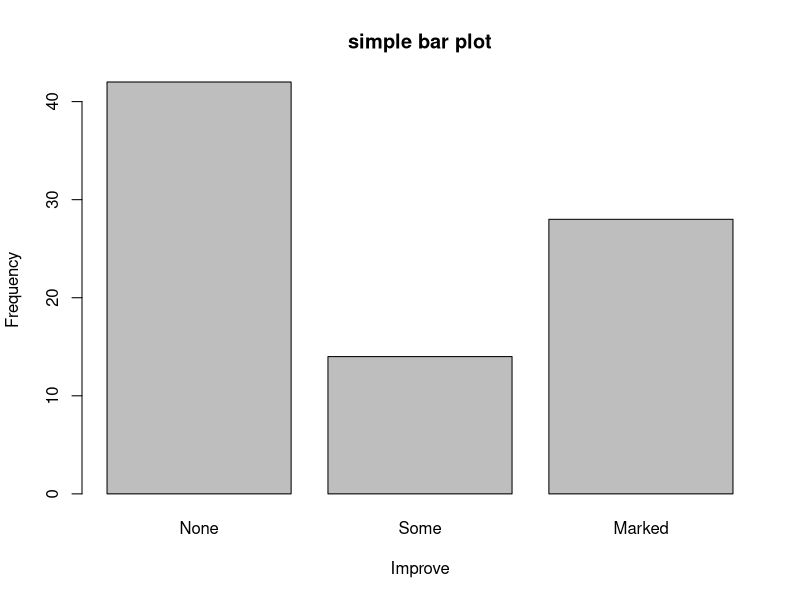
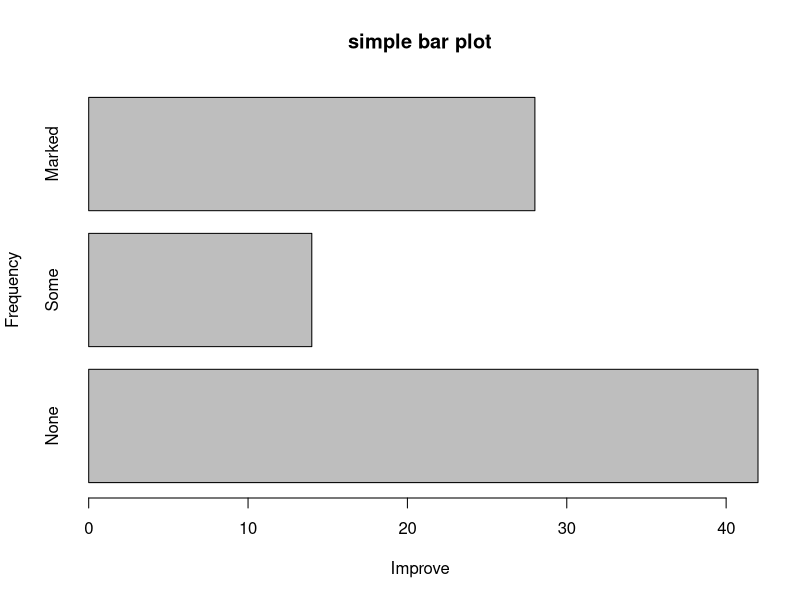
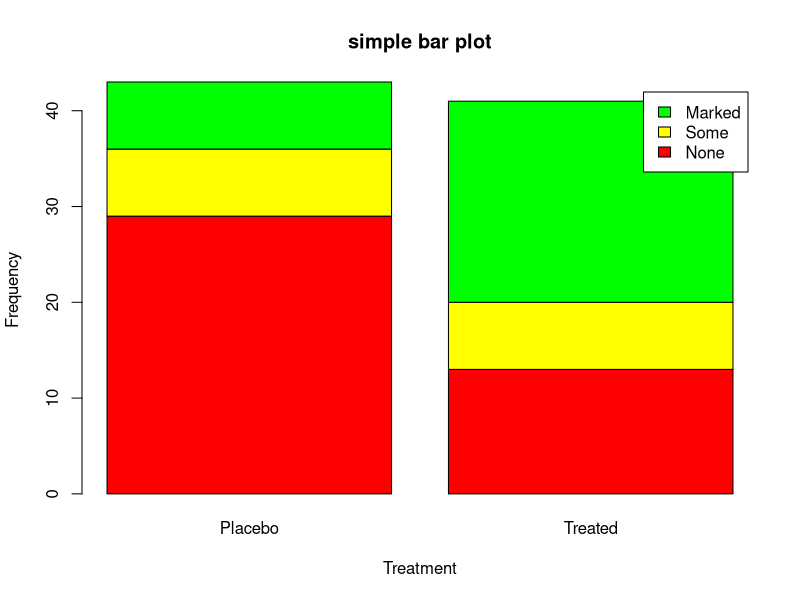
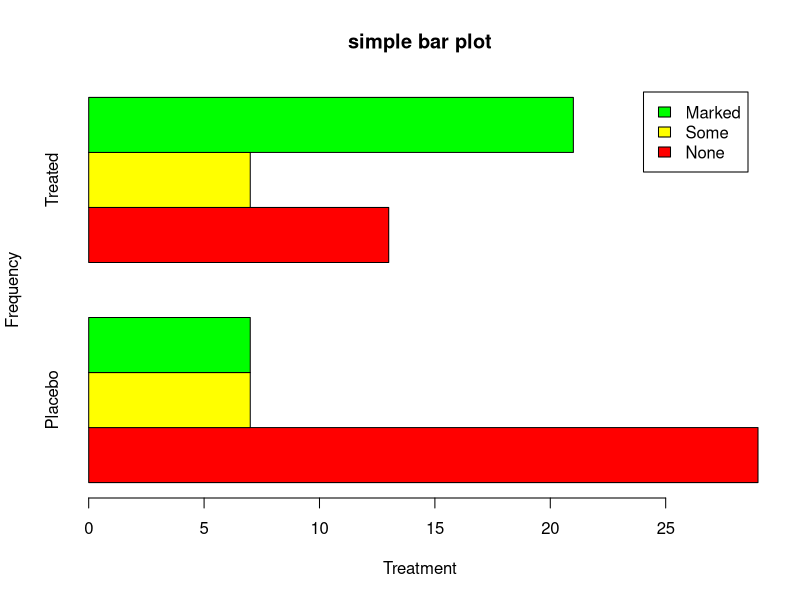
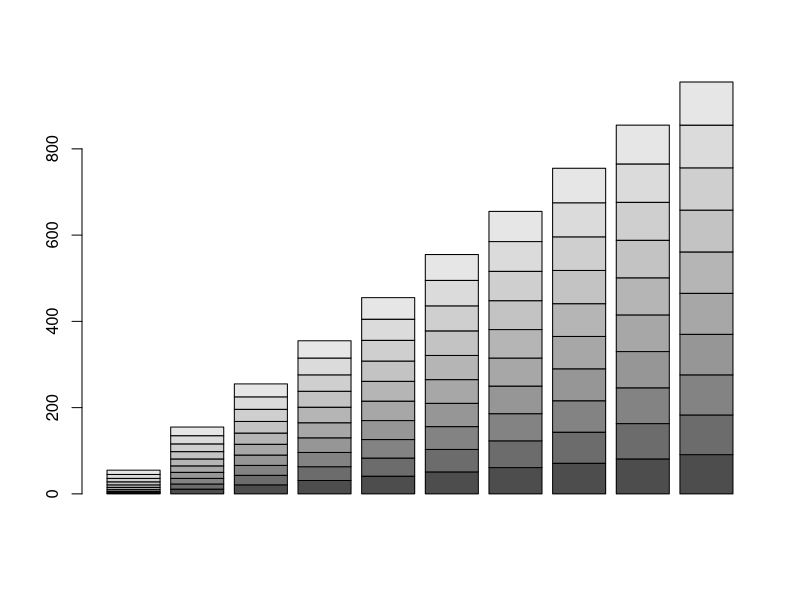

Generate these figures, in order, with R:


# barplot
library(vcd)
counts <- table(Arthritis$Improved)
barplot(counts, main="simple bar plot", xlab="Improve", ylab="Frequency")

# horizontal bar
barplot(counts, main="simple bar plot", xlab="Improve", ylab="Frequency", horiz=TRUE)

# layered
counts <- table(Arthritis$Improved, Arthritis$Treatment)
barplot(counts, main="simple bar plot", xlab="Treatment", ylab="Frequency",
        col=c("red", "yellow", "green"), legend=rownames(counts))

# grouped
barplot(counts, main="simple bar plot", xlab="Treatment", ylab="Frequency",
        col=c("red", "yellow", "green"), legend=rownames(counts), horiz=TRUE, beside=TRUE)

# barplot for a matrix
f <- matrix(1:100, nrow=10, ncol=10)
barplot(f)

# spine


